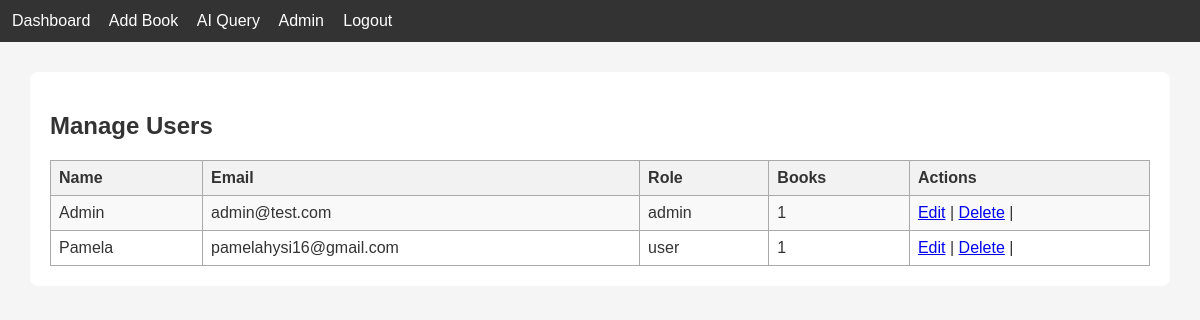
/admin/users (signed in), run on an earlier commit of the app's database.
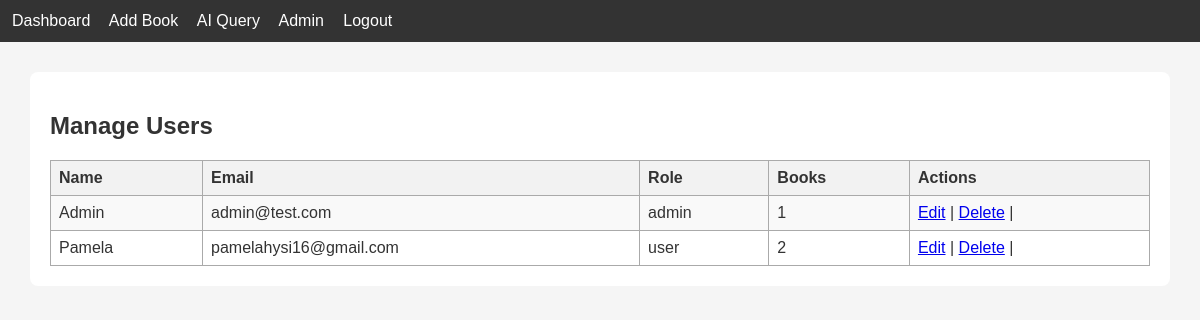
And on a later commit of the database.
### tables this page shows
CREATE TABLE users (
    id INTEGER PRIMARY KEY AUTOINCREMENT,
    name TEXT,
    email TEXT UNIQUE,
    password TEXT,
    role TEXT
);

### app.py (the view)
@app.route("/admin/users")
def admin_users():
    if session.get("role") != "admin":
        return "Access denied"
    db = get_db()
    users = db.execute("""
        SELECT users.*,
        (SELECT COUNT(*) FROM books WHERE books.user_id = users.id) AS book_count
        FROM users
    """).fetchall()
    return render_template("admin_users.html", users=users)

### app.py (called while the page is built)
def get_db():
    conn = sqlite3.connect("database.db")
    conn.row_factory = sqlite3.Row
    return conn

### templates/admin_users.html
{% extends "base.html" %}
{% block content %}
<h2>Manage Users</h2>
<table>
    <tr>
        <th>Name</th>
        <th>Email</th>
        <th>Role</th>
        <th>Books</th>
        <th>Actions</th>
    </tr>
    {% for u in users %}
    <tr>
        <td>{{ u.name }}</td>
        <td>{{ u.email }}</td>
        <td>{{ u.role }}</td>
        <td>{{ u.book_count }}</td>
        <td>
            <a href="/admin_edit_user/{{ u.id }}">Edit</a> |
            <a href="/admin_delete_user/{{ u.id }}">Delete</a> |
        </td>
    </tr>
    {% endfor %}
</table>
{% endblock %}

What changed in the data, as far as the page shows it:
changed users "Pamela": book_count "1" → "2"
